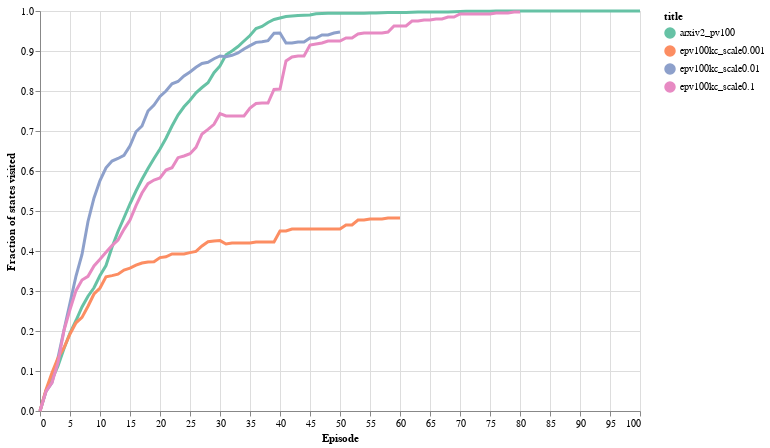

Notebook source saved alongside this figure:
### Code cell
alt.themes.enable('personal')
data = pd.concat([
    make_visited_dfs('arxiv2_pv100_seed*', subdir='exploration'),
    make_visited_dfs('epv100kc*_seed*', subdir='exploration'),
], sort=False).reset_index(drop=True)

chart = alt.Chart(data).mark_circle(size=0).encode(
    x=alt.X('episode:Q', title='Episode'),
    y=alt.Y('mean(visit_fraction):Q', title='Fraction of states visited'),
    color=alt.Color('title'),
)
chart = chart + chart.mark_line(size=3).encode()
# altair_saver.save(chart, 'pv100_visits.pdf', method='node')
chart.transform_filter(alt.datum.episode <= 100)

### Figure 1 — Vega-Lite specification as saved in the notebook (floating-point values rounded to 4 significant figures; data arrays with more than 128 entries replaced by an {"elided": "..."} marker saying what was removed)
{"config": {"view": {"height": 400, "width": 600}, "range": {"category": {"scheme": "set2"}, "ordinal": {"scheme": "set2"}}, "legend": {"labelLimit": 0}, "background": "white"}, "layer": [{"mark": {"type": "circle", "size": 0}, "encoding": {"color": {"type": "nominal", "field": "title"}, "x": {"type": "quantitative", "field": "episode", "title": "Episode"}, "y": {"type": "quantitative", "aggregate": "mean", "field": "visit_fraction", "title": "Fraction of states visited"}}}, {"mark": {"type": "line", "size": 3}, "encoding": {"color": {"type": "nominal", "field": "title"}, "x": {"type": "quantitative", "field": "episode", "title": "Episode"}, "y": {"type": "quantitative", "aggregate": "mean", "field": "visit_fraction", "title": "Fraction of states visited"}}}], "data": {"name": "data-84f336e8510272999ecec56b9ec6ece1"}, "transform": [{"filter": "(datum.episode <= 100)"}], "$schema": "https://vega.github.io/schema/vega-lite/v4.8.1.json", "datasets": {"data-84f336e8510272999ecec56b9ec6ece1": {"elided": "4466 records"}}}
